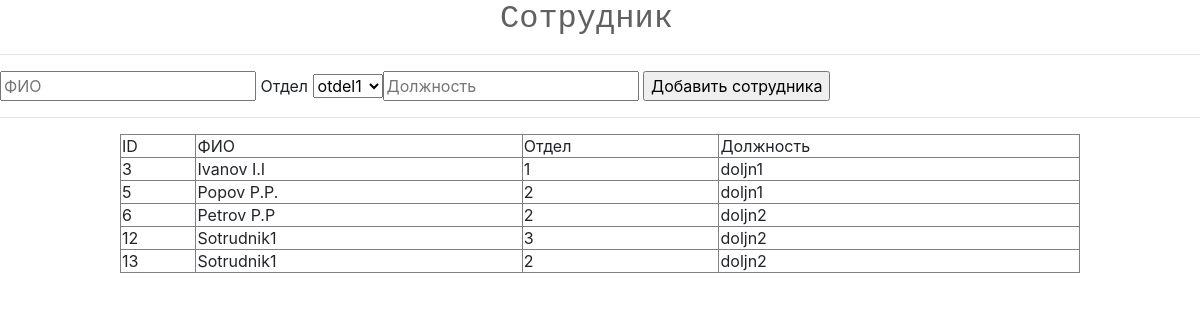
The app's page /sotrydnik.php, older data.
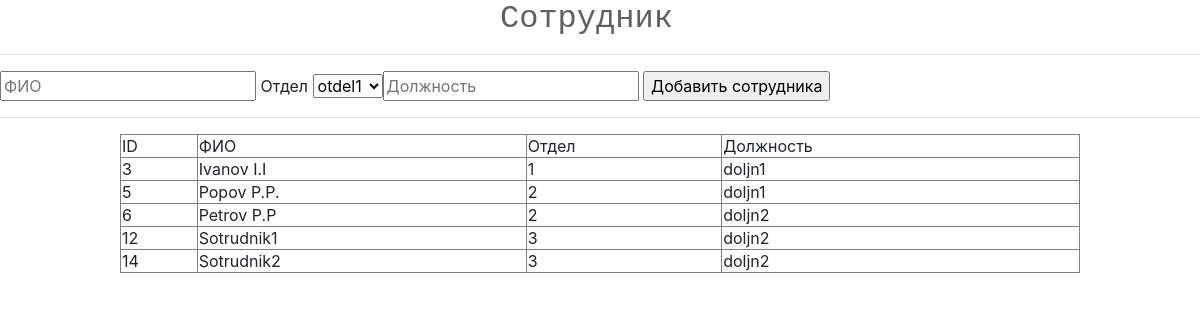
The same page, newer data.
### tables this page shows
CREATE TABLE `sotrydnik` (
  `id` int(5) NOT NULL,
  `fio` varchar(256) DEFAULT NULL,
  `id_otd` int(5) DEFAULT NULL,
  `doljn` varchar(256) DEFAULT NULL
);

### sotrydnik.php (the view, shortened to what this page needs)
<html>
    <head>
       <link rel="stylesheet" href="https://stackpath.bootstrapcdn.com/bootstrap/4.3.1/css/bootstrap.min.css">
    	<link rel="stylesheet" type="text/css" href="style.css">
    </head>
    <body>
      <div class="zagolovok"><h2>Сотрудник</h2></div>
      <hr/>
  <form method="post">
  <input type = "text" name = "fio" placeholder="ФИО" />
  Отдел
  <?php
$sql = "SELECT * FROM otdel";
$result_select = mysql_query($sql);
echo "<select name = 'id_otd'>";
while($object = mysql_fetch_object($result_select)){
echo "<option value = '$object->id,''$object->nazv,' >$object->nazv  </option>";
}
echo "</select>";
?>
<input type = "text" name = "doljn" placeholder="Должность" />
  <input type = "submit" value="Добавить сотрудника"/>
</form>
<hr/>
<div class="btab">
<table class="tab" border="1" >
  <tr>
    <td>ID</td>
    <td>ФИО</td>
     <td>Отдел</td>
     <td>Должность</td>
   </tr>
   <?php
$result = mysql_query('SELECT * FROM sotrydnik');
while ($row = mysql_fetch_assoc($result))
{
    echo "<tr>";
    echo "<td>".$row['id']."</td>";
    echo "<td>".$row['fio']."</td>";
    echo "<td>".$row['id_otd'].$row['nazv']."</td>";
    echo '<td>'.$row['doljn'].'</td>';
    echo "</tr>";
}
?>
</table>
</div>
  </body>
</html>

### style.css (style rules this page uses)
body { margin:0; }
h2 { font-family: monospace; color: #606060; }
.btab { width: 200px; margin: auto; width: 960px; }
.tab { width: 960px; }
.zagolovok { margin: auto; width: 200px; }

Row changes from the older to the newer data that the page shows:
removed sotrydnik: id "13", fio "Sotrudnik1", id_otd "2", doljn "doljn2"
added sotrydnik: id "14", fio "Sotrudnik2", id_otd "3", doljn "doljn2"
